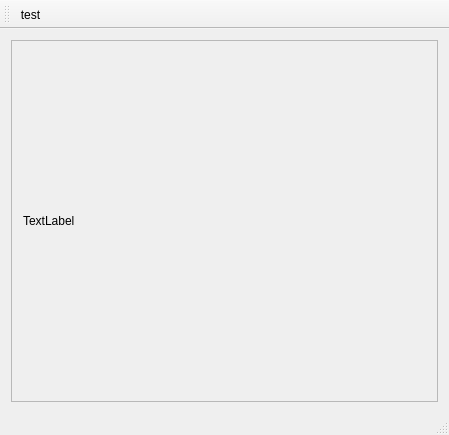
<?xml version="1.0" encoding="UTF-8"?>
<ui version="4.0">
 <class>MainWindow</class>
 <widget class="QMainWindow" name="MainWindow">
  <property name="geometry">
   <rect>
    <x>0</x>
    <y>0</y>
    <width>449</width>
    <height>435</height>
   </rect>
  </property>
  <property name="windowTitle">
   <string>MainWindow</string>
  </property>
  <widget class="QWidget" name="centralWidget">
   <layout class="QGridLayout" name="gridLayout_2">
    <item row="0" column="0">
     <widget class="QScrollArea" name="scrollArea">
      <property name="widgetResizable">
       <bool>true</bool>
      </property>
      <widget class="QWidget" name="scrollAreaWidgetContents">
       <property name="geometry">
        <rect>
         <x>0</x>
         <y>0</y>
         <width>423</width>
         <height>341</height>
        </rect>
       </property>
       <layout class="QGridLayout" name="gridLayout">
        <item row="0" column="0">
         <widget class="QLabel" name="label">
          <property name="text">
           <string>TextLabel</string>
          </property>
         </widget>
        </item>
       </layout>
      </widget>
     </widget>
    </item>
   </layout>
  </widget>
  <widget class="QMenuBar" name="menuBar">
   <property name="geometry">
    <rect>
     <x>0</x>
     <y>0</y>
     <width>449</width>
     <height>22</height>
    </rect>
   </property>
  </widget>
  <widget class="QToolBar" name="mainToolBar">
   <attribute name="toolBarArea">
    <enum>TopToolBarArea</enum>
   </attribute>
   <attribute name="toolBarBreak">
    <bool>false</bool>
   </attribute>
   <addaction name="actionTest"/>
  </widget>
  <widget class="QStatusBar" name="statusBar"/>
  <action name="actionTest">
   <property name="text">
    <string>test</string>
   </property>
   <property name="toolTip">
    <string>test</string>
   </property>
  </action>
 </widget>
 <layoutdefault spacing="6" margin="11"/>
 <resources/>
 <connections/>
</ui>
